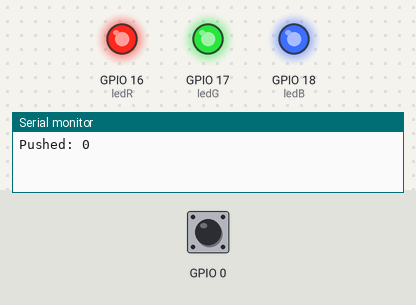
The sketch below on a simulated ESP32. Shown: output pins drawn as LEDs (lit = HIGH), the last lines printed to the serial monitor. Dashed ring = blinking. Inputs (shaded band) come from the test bench; at power-on: GPIO 0 HIGH.

Above: at 1.2 s.
1.3 s: GPIO 0 pulled LOW for 0.15 s
At 3.4 s:
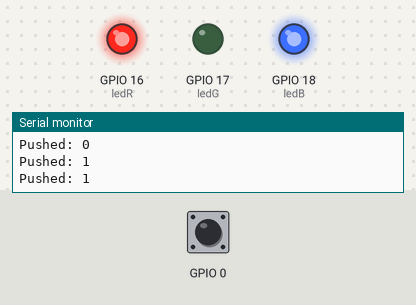
4.4 s: GPIO 0 pulled LOW for 1 s
At 8.3 s:
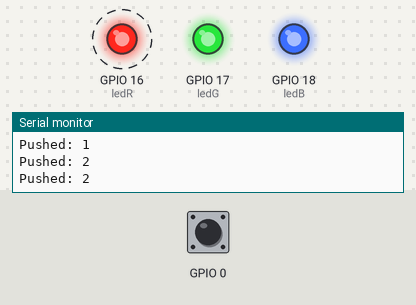
8.4 s: GPIO 0 pulled LOW for 3.2 s
At 8.9 s:
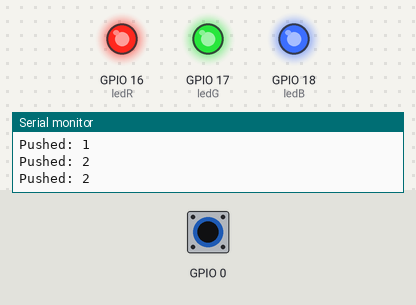
Timing chart, 0 to 11.4 s (numbered marks = the images above; inputs shaded):
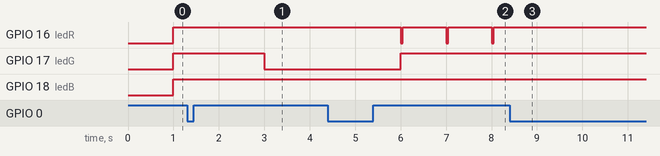

The sketch:

interruptESP.ino
```cpp
struct Button {
  const int PIN;
  volatile int count;
  volatile bool pressed;
};

typedef enum {
   STATE_OFF = 0,
   STATE_ON  = 1,
   STATE_FLASHING = 2
} STATE_T ;

Button button1 = {0, 0,false};

#define ledR 16
#define ledG 17
#define ledB 18


static void handle_state( STATE_T state ) ;

long prevTime = millis();
void isr() {
  long currentTime = millis();
  if((currentTime-prevTime) >= 500){
    prevTime = currentTime;
    button1.count++;
    button1.pressed = true;

    if(button1.count >= 3){
      button1.count = 0;
    }
    }
}

static void setColor(int R, int G, int B) {
  digitalWrite(ledR,   R);
  digitalWrite(ledG, G);
  digitalWrite(ledB,  B);
}

void setup() {
  Serial.begin(9600);
  pinMode(button1.PIN, INPUT_PULLUP);
  pinMode(ledR, OUTPUT);
  pinMode(ledG, OUTPUT);
  pinMode(ledB, OUTPUT);
  attachInterrupt(button1.PIN, isr, FALLING);
}

void loop() {

  button1.pressed = false;

  switch(button1.count){
    case 0:
      delay(1000);
      handle_state(STATE_OFF);
      break;
    case 1:
      delay(1000);
      handle_state(STATE_ON);
      break;
    case 2:
      delay(1000);
      handle_state(STATE_FLASHING);
      button1.count = 0;
      break;
    }
}

static void handle_state( STATE_T state )
{
     Serial.print("Pushed: ");
     Serial.println(button1.count);

     switch( state ){
        case STATE_OFF:
           setColor(100,100,100);
           break ;
        case STATE_ON:
           setColor(255, 0, 255);
           break ;
        case STATE_FLASHING:
           while(true){
              setColor(0, 255, 255);
              delay(50) ;
              setColor(100,100,100);
              delay(950) ;

              if(button1.pressed == true){
                break;
              }


           }
           break ;
        default: ;

     }
} /*  end handle_state */
```

Measured:
- after the input at 1.3 s, GPIO 17 (ledG): HIGH → LOW after 1.7 s
- after the input at 4.4 s, GPIO 16 (ledR): alternates HIGH for 0.95 s and LOW for 0.05 s, starting after 1.6 s; GPIO 17 (ledG): LOW → HIGH after 1.6 s
- after the input at 8.4 s, GPIO 16 (ledR): stops changing and stays HIGH
